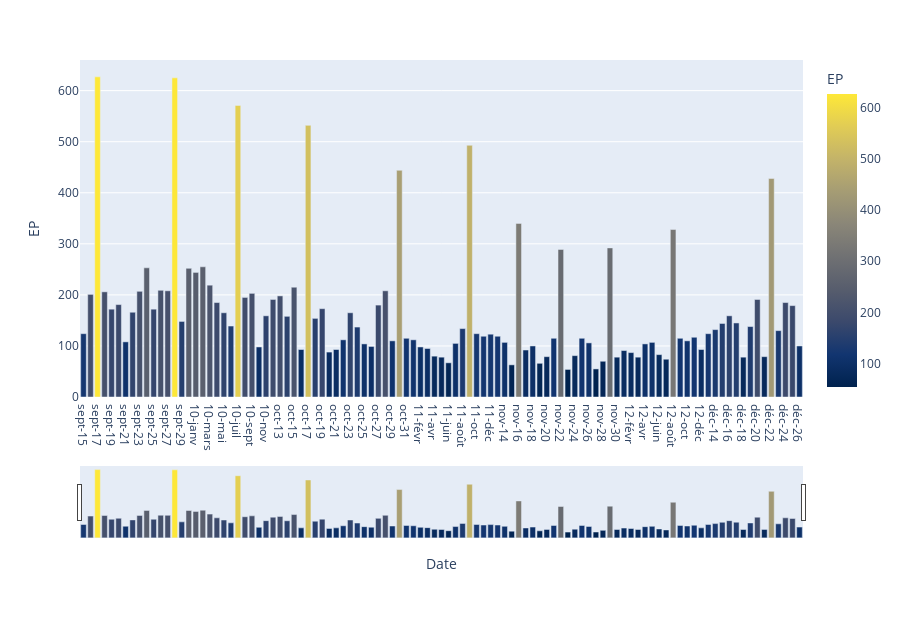

Source (notebook cell):
### Code cell
m = fluchart.copy()

figui = px.bar(m, x="Date", y="EP", hover_data=['Date', 'EP'], color='EP', color_continuous_scale=px.colors.sequential.Cividis,
             height=618).update_layout(xaxis={"rangeslider":{"visible":True}})
figui.show()

### Figure 1 — Plotly figure (JSON) as saved in the notebook; plotly's stock layout.template omitted (floating-point values rounded to 4 significant figures)
{"data": [{"alignmentgroup": "True", "hovertemplate": "Date=%{x}<br>EP=%{marker.color}<extra></extra>", "legendgroup": "", "marker": {"color": [124, 201, 627, 206, 172, 181, 108, 166, 207, 253, 172, 209, 208, 625, 148, 252, 244, 255, 219, 185, 165, 139, 571, 195, 203, 98, 159, 191, 198, 158, 215, 93, 532, 154, 173, 88, 93, 112, 165, 137, 104, 99, 180, 208, 110, 444, 115, 112, 98, 95, 80, 78, 67, 105, 134, 493, 124, 119, 123, 119, 107, 63, 340, 92, 100, 66, 79, 115, 289, 54, 81, 115, 106, 55, 70, 292, 78, 91, 87, 78, 104, 107, 83, 74, 328, 115, 110, 117, 93, 124, 132, 144, 159, 145, 78, 138, 191, 79, 428, 130, 185, 179, 100], "coloraxis": "coloraxis", "pattern": {"shape": ""}}, "name": "", "offsetgroup": "", "orientation": "v", "showlegend": false, "textposition": "auto", "type": "bar", "x": ["sept-15", "sept-16", "sept-17", "sept-18", "sept-19", "sept-20", "sept-21", "sept-22", "sept-23", "sept-24", "sept-25", "sept-26", "sept-27", "sept-28", "sept-29", "sept-30", "10-janv", "10-févr", "10-mars", "10-avr", "10-mai", "10-juin", "10-juil", "10-août", "10-sept", "10-oct", "10-nov", "10-déc", "oct-13", "oct-14", "oct-15", "oct-16", "oct-17", "oct-18", "oct-19", "oct-20", "oct-21", "oct-22", "oct-23", "oct-24", "oct-25", "oct-26", "oct-27", "oct-28", "oct-29", "oct-30", "oct-31", "11-janv", "11-févr", "11-mars", "11-avr", "11-mai", "11-juin", "11-juil", "11-août", "11-sept", "11-oct", "11-nov", "11-déc", "nov-13", "nov-14", "nov-15", "nov-16", "nov-17", "nov-18", "nov-19", "nov-20", "nov-21", "nov-22", "nov-23", "nov-24", "nov-25", "nov-26", "nov-27", "nov-28", "nov-29", "nov-30", "12-janv", "12-févr", "12-mars", "12-avr", "12-mai", "12-juin", "12-juil", "12-août", "12-sept", "12-oct", "12-nov", "12-déc", "déc-13", "déc-14", "déc-15", "déc-16", "déc-17", "déc-18", "déc-19", "déc-20", "déc-21", "déc-22", "déc-23", "déc-24", "déc-25", "déc-26"], "xaxis": "x", "y": [124, 201, 627, 206, 172, 181, 108, 166, 207, 253, 172, 209, 208, 625, 148, 252, 244, 255, 219, 185, 165, 139, 571, 195, 203, 98, 159, 191, 198, 158, 215, 93, 532, 154, 173, 88, 93, 112, 165, 137, 104, 99, 180, 208, 110, 444, 115, 112, 98, 95, 80, 78, 67, 105, 134, 493, 124, 119, 123, 119, 107, 63, 340, 92, 100, 66, 79, 115, 289, 54, 81, 115, 106, 55, 70, 292, 78, 91, 87, 78, 104, 107, 83, 74, 328, 115, 110, 117, 93, 124, 132, 144, 159, 145, 78, 138, 191, 79, 428, 130, 185, 179, 100], "yaxis": "y"}], "layout": {"barmode": "relative", "coloraxis": {"colorbar": {"title": {"text": "EP"}}, "colorscale": [[0, "#00224e"], [0.1111, "#123570"], [0.2222, "#3b496c"], [0.3333, "#575d6d"], [0.4444, "#707173"], [0.5556, "#8a8678"], [0.6667, "#a59c74"], [0.7778, "#c3b369"], [0.8889, "#e1cc55"], [1, "#fee838"]]}, "height": 618, "legend": {"tracegroupgap": 0}, "margin": {"t": 60}, "xaxis": {"anchor": "y", "domain": [0, 1], "rangeslider": {"visible": true}, "title": {"text": "Date"}}, "yaxis": {"anchor": "x", "domain": [0, 1], "title": {"text": "EP"}}}}
